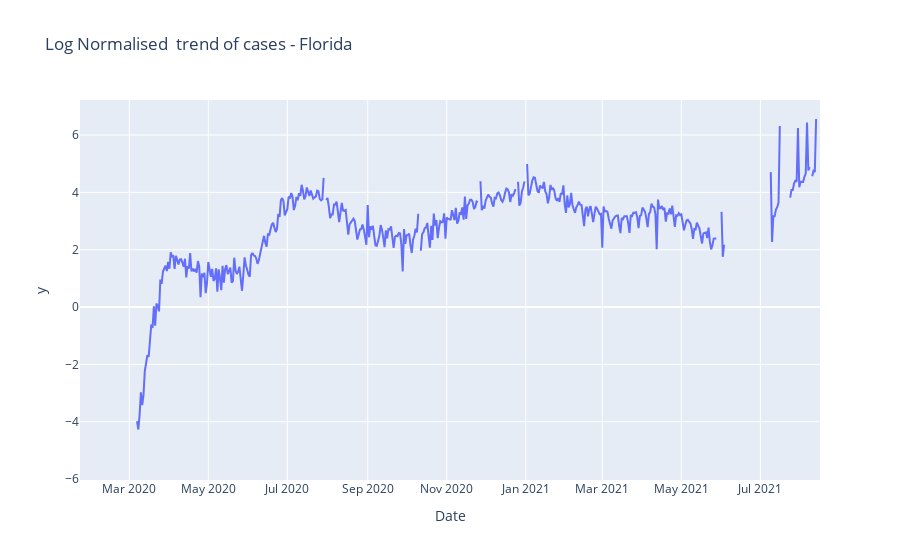

Notebook source saved alongside this figure:
### Code cell
fig5_fl = px.line(FLstate_date, x="Date", y=np.log(FLstate_date['Num of Cases Per Day Normalized']),title='Log Normalised  trend of cases - Florida' )
fig5_fl.show()

### Figure 1 — Plotly figure (JSON) as saved in the notebook; plotly's stock layout.template omitted (floating-point values rounded to 4 significant figures; data arrays with more than 128 entries replaced by an {"elided": "..."} marker saying what was removed)
{"data": [{"hovertemplate": "Date=%{x}<br>y=%{y}<extra></extra>", "legendgroup": "", "line": {"color": "#636efa", "dash": "solid"}, "mode": "lines", "name": "", "orientation": "v", "showlegend": false, "type": "scatter", "x": {"elided": "572 str values"}, "xaxis": "x", "y": {"elided": "572 float values"}, "yaxis": "y"}], "layout": {"legend": {"tracegroupgap": 0}, "title": {"text": "Log Normalised  trend of cases - Florida"}, "xaxis": {"anchor": "y", "domain": [0, 1], "title": {"text": "Date"}}, "yaxis": {"anchor": "x", "domain": [0, 1], "title": {"text": "y"}}}}
